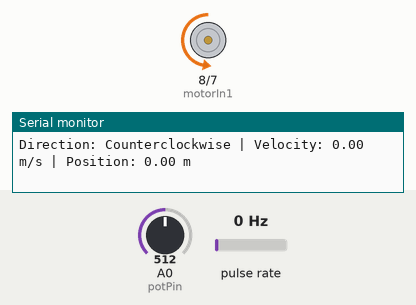
Simulated run of this sketch. Board: Arduino Uno, built with avr-gcc and run on an emulated ATmega328P. Shown: motor-driver pin pairs drawn as motors (green arrow = first pin HIGH = forward, orange = second pin HIGH = backward, longer = more drive, scaled by the enable pin), the last lines printed to the serial monitor. Wiring (inferred from the names in the program): pulse sensor: data pin 2. The inputs (shaded band) are chosen by the test bench; at power-on: A0 (potPin) = 512, pulse rate 0 Hz.

Above: at 1.2 s.
1.3 s: A0 (potPin) set to 497
At 2.4 s:
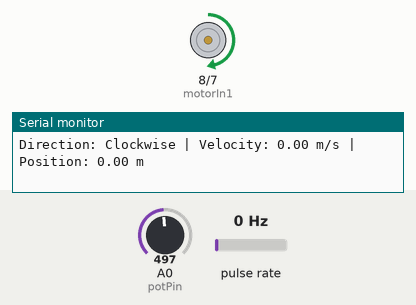
2.8 s: A0 (potPin) set to 522
At 3.3 s:
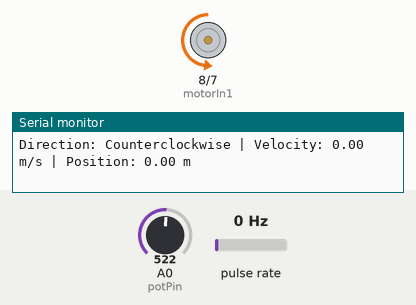
4.3 s: A0 (potPin) set to 900
At 5.5 s:
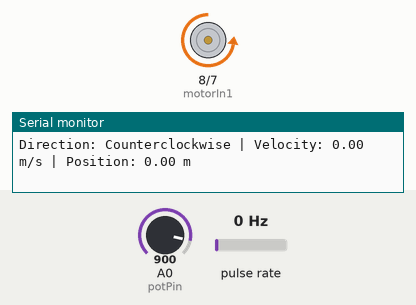
5.8 s: A0 (potPin) set to 122
At 6.3 s:
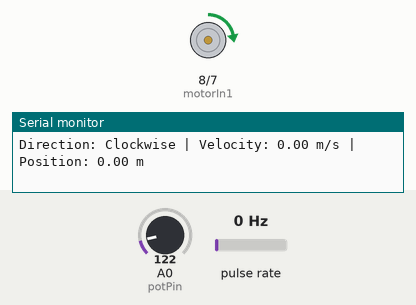
7.3 s: A0 (potPin) set to 0
At 8.4 s:
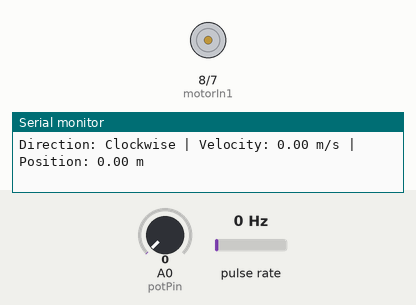
Timing chart, 0 to 9.8 s (numbered marks = the images above; inputs shaded):
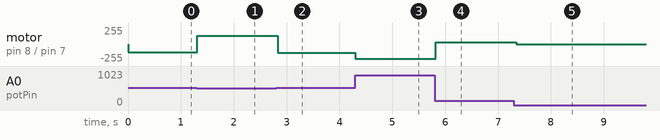

The sketch:

with_lcd.ino
```cpp
// Pin Definitions
const int potPin = A0;      // Potentiometer connected to analog pin A0
const int motorEnable = 9;  // Enable pin (PWM) for motor on L298D
const int motorIn1 = 8;     // IN1 pin for motor direction control
const int motorIn2 = 7;     // IN2 pin for motor direction control
const int encoderC1 = 2;    // Encoder C1 connected to digital pin 2 (interrupt pin)
const int encoderC2 = 4;    // Encoder C2 connected to digital pin 4

// Variables to track encoder counts
volatile int encoderCount = 0;  // Encoder pulse count
int lastC2State = LOW;          // Last state of C2 for direction detection

// Time tracking for velocity calculation
unsigned long lastTime = 0;
int lastEncoderCount = 0;

// Encoder specifications
const int pulsesPerRevolution = 400; // Adjust according to your encoder specs
const float wheelCircumference = 0.1; // Example: 0.1 meters

void setup() {
  // Initialize motor pins
  pinMode(motorEnable, OUTPUT);
  pinMode(motorIn1, OUTPUT);
  pinMode(motorIn2, OUTPUT);

  // Initialize encoder pins
  pinMode(encoderC1, INPUT_PULLUP);
  pinMode(encoderC2, INPUT_PULLUP);

  // Attach interrupt for encoder C1 (rising edge detection)
  attachInterrupt(digitalPinToInterrupt(encoderC1), encoderISR, RISING);

  // Start serial communication for debugging
  Serial.begin(9600);
}

void loop() {
  // Read potentiometer value (0 to 1023)
  int potValue = analogRead(potPin);

  // Map potentiometer value to PWM range (0 to 255)
  int speed = map(potValue, 0, 1023, 0, 255);

  // Determine motor direction
  String direction;
  if (potValue < 512) {  // Clockwise rotation
    digitalWrite(motorIn1, HIGH);
    digitalWrite(motorIn2, LOW);
    direction = "Clockwise";
  } else {               // Counterclockwise rotation
    digitalWrite(motorIn1, LOW);
    digitalWrite(motorIn2, HIGH);
    direction = "Counterclockwise";
  }

  // Set motor speed
  analogWrite(motorEnable, speed);

  // Calculate velocity and position
  unsigned long currentTime = millis();
  if (currentTime - lastTime >= 100) { // Update every 100 ms
    int encoderDelta = encoderCount - lastEncoderCount;
    float velocity = (encoderDelta / (float)pulsesPerRevolution) * wheelCircumference / ((currentTime - lastTime) / 1000.0);
    float position = (encoderCount / (float)pulsesPerRevolution) * wheelCircumference;

    // Print results to serial monitor
    Serial.print("Direction: ");
    Serial.print(direction);
    Serial.print(" | Velocity: ");
    Serial.print(velocity, 2);
    Serial.print(" m/s | Position: ");
    Serial.print(position, 2);
    Serial.println(" m");

    // Update last values
    lastEncoderCount = encoderCount;
    lastTime = currentTime;
  }

  delay(50); // Small delay for stability
}

// Interrupt Service Routine (ISR) for encoder C1
void encoderISR() {
  // Read the state of C2 to determine direction
  int c2State = digitalRead(encoderC2);

  // If C2 state differs from the last known state, count as forward
  if (c2State != lastC2State) {
    encoderCount++;
  } else { // Otherwise, count as reverse
    encoderCount--;
  }

  // Update lastC2State
  lastC2State = c2State;
}
```

Measured:
- the behaviour switches between 512 and 511 on A0 (potPin) (found by bisection; images 0 and 1)
- after the input at 1.3 s, motor on pin 8 (motorIn1) / pin 7 (motorIn2): backward 127/255 → forward 123/255 at once
- after the input at 2.8 s, motor on pin 8 (motorIn1) / pin 7 (motorIn2): forward 123/255 → backward 130/255 at once
- after the input at 4.3 s, motor on pin 8 (motorIn1) / pin 7 (motorIn2): backward 130/255 → backward 224/255 at once
- after the input at 5.8 s, motor on pin 8 (motorIn1) / pin 7 (motorIn2): backward 224/255 → forward 30/255 at once
- after the input at 7.3 s, motor on pin 8 (motorIn1) / pin 7 (motorIn2): forward 30/255 → stopped after 0.05 s
